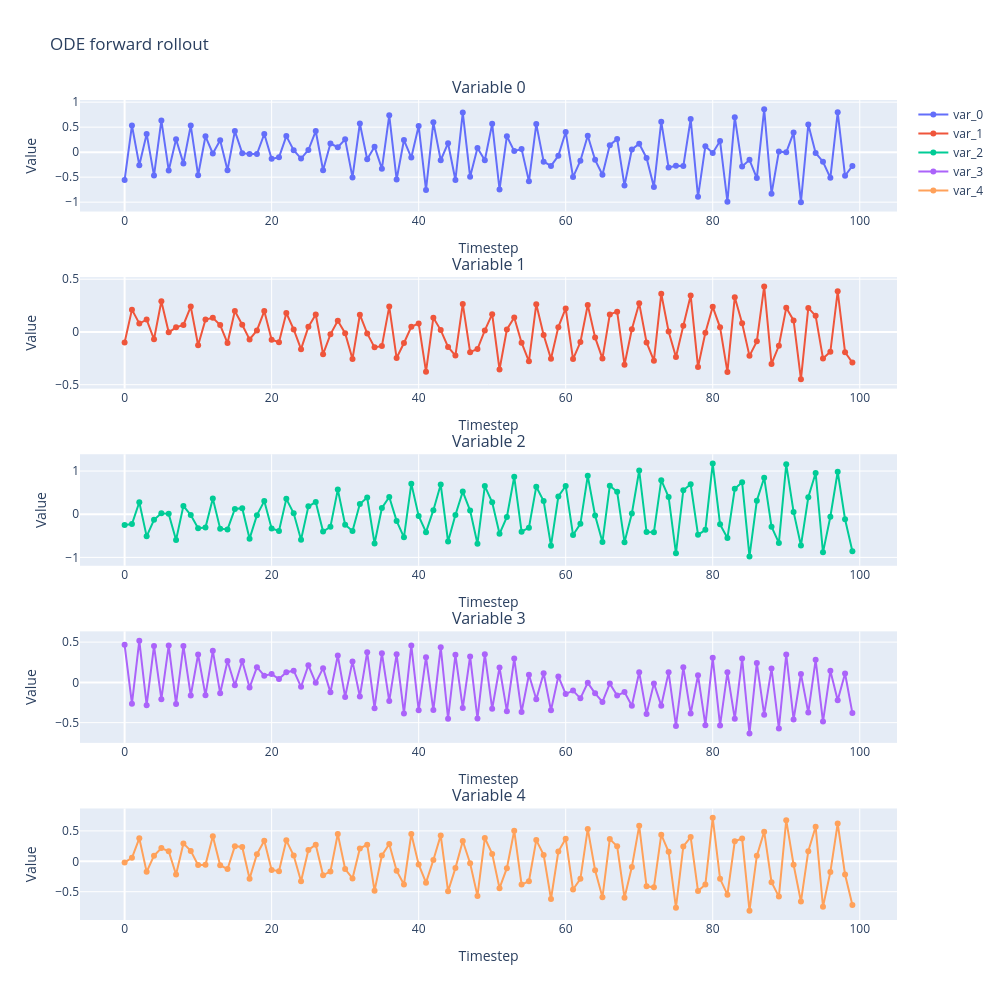
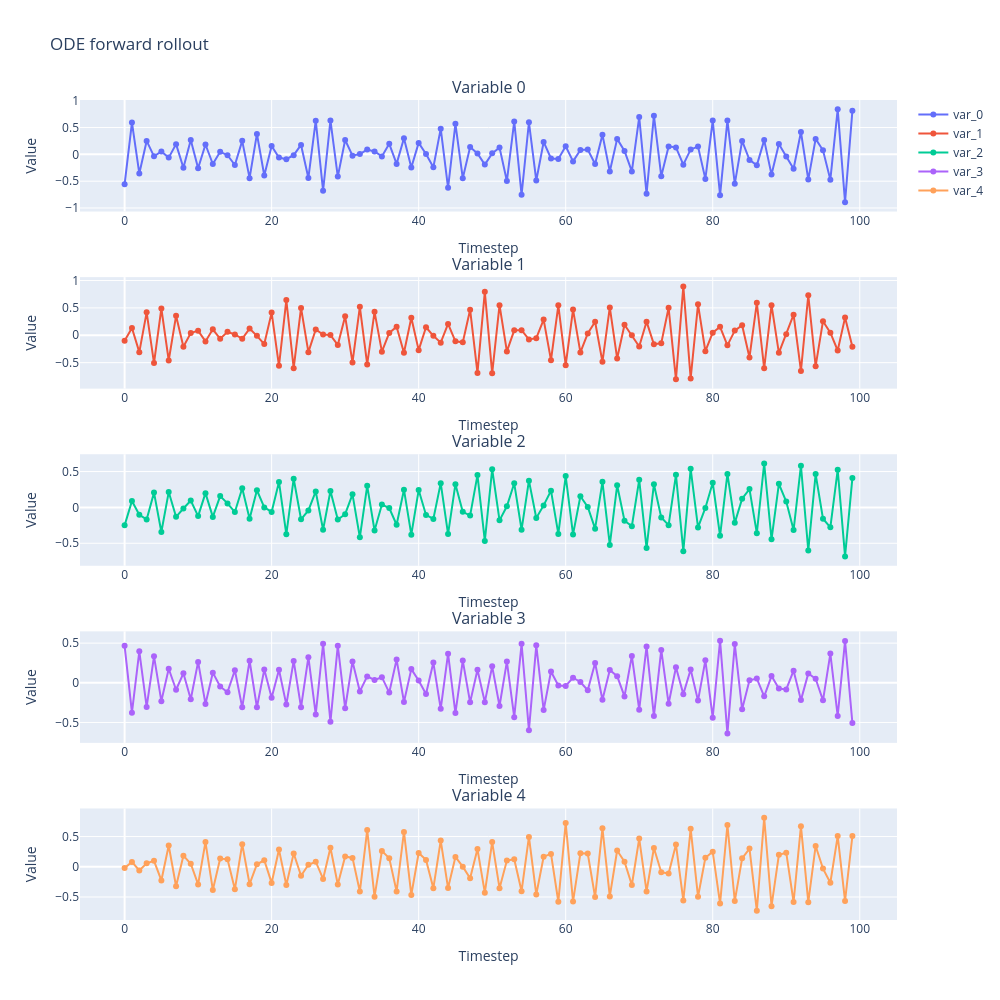
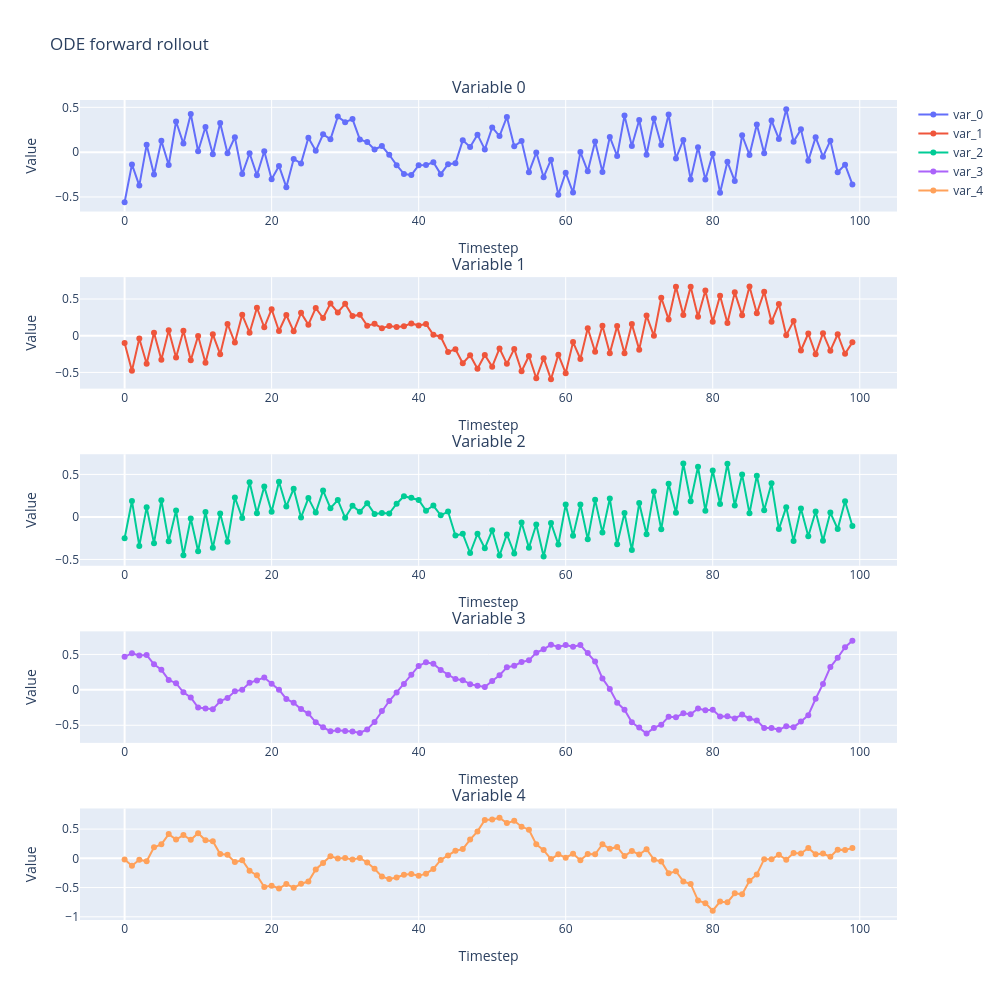
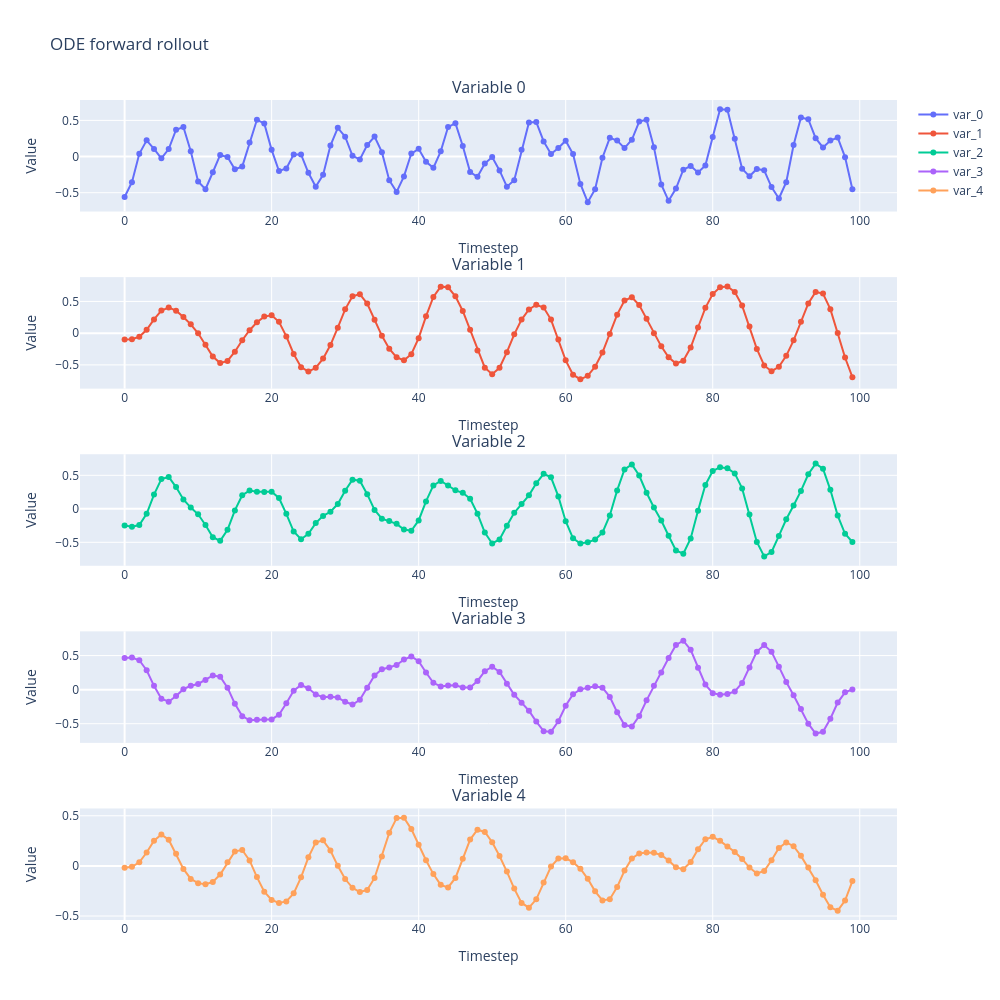

Write notebook code for charts like these, in order.
### Markdown cell above
## Plot

### Code cell
for rollout in rollouts:
   plots.plot_ode_forward(rollout, title="ODE forward rollout", figsize=(1000, 1000))
